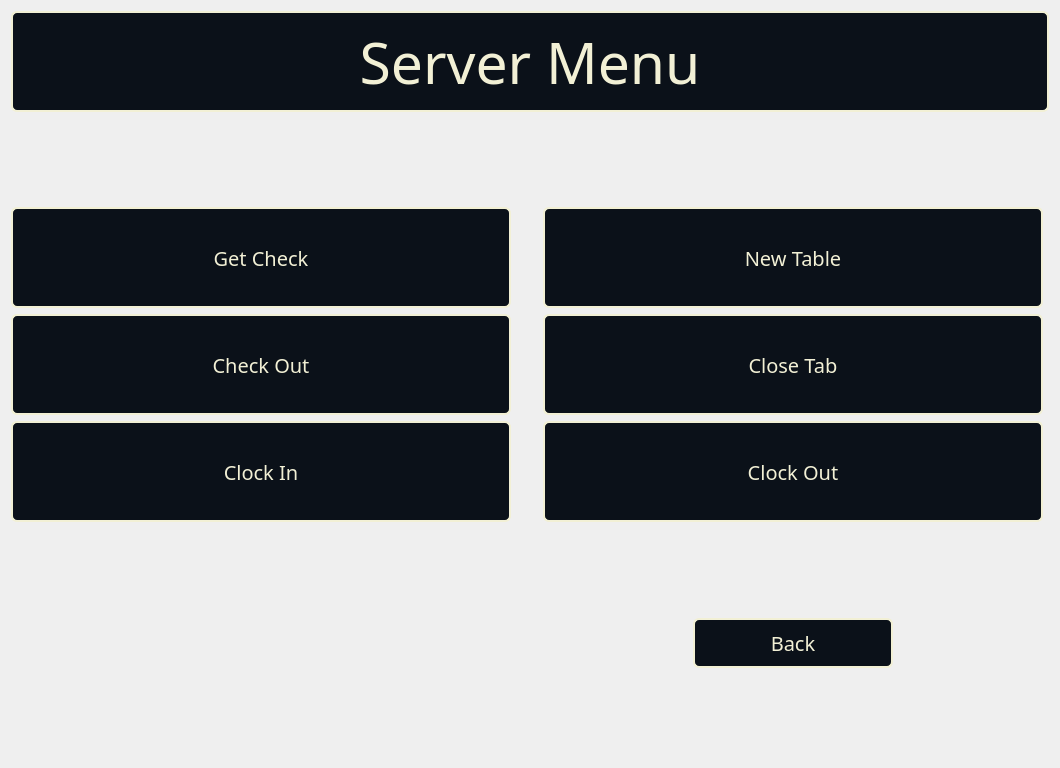
<?xml version="1.0" encoding="UTF-8"?>
<ui version="4.0">
 <class>staffStage</class>
 <widget class="QDialog" name="staffStage">
  <property name="geometry">
   <rect>
    <x>0</x>
    <y>0</y>
    <width>1043</width>
    <height>768</height>
   </rect>
  </property>
  <property name="windowTitle">
   <string>Dialog</string>
  </property>
  <property name="styleSheet">
   <string notr="true">QDialog#staffStage
{
	border-image: url(:/Images/ServerBackground.png) 0 0 0 0  stretch stretch;
}</string>
  </property>
  <layout class="QGridLayout" name="gridLayout">
   <item row="6" column="0" alignment="Qt::AlignHCenter">
    <widget class="QPushButton" name="clockInButton">
     <property name="minimumSize">
      <size>
       <width>500</width>
       <height>101</height>
      </size>
     </property>
     <property name="font">
      <font>
       <family>Yu Gothic Medium</family>
       <pointsize>15</pointsize>
      </font>
     </property>
     <property name="styleSheet">
      <string notr="true">QPushButton#clockInButton{
color: #F2F0D5;
background-color: rgb(11, 17, 25);

border: 2px solid #F2F0D5;
border-radius: 6px;
}

QPushButton:hover#clockInButton{
color: rgb(255, 255, 255);
background-color:#2a2a2a;
}</string>
     </property>
     <property name="text">
      <string>Clock In</string>
     </property>
    </widget>
   </item>
   <item row="7" column="2">
    <spacer name="verticalSpacer_2">
     <property name="orientation">
      <enum>Qt::Vertical</enum>
     </property>
     <property name="sizeType">
      <enum>QSizePolicy::Expanding</enum>
     </property>
     <property name="sizeHint" stdset="0">
      <size>
       <width>20</width>
       <height>40</height>
      </size>
     </property>
    </spacer>
   </item>
   <item row="8" column="2" alignment="Qt::AlignHCenter">
    <widget class="QPushButton" name="pushButton">
     <property name="minimumSize">
      <size>
       <width>200</width>
       <height>50</height>
      </size>
     </property>
     <property name="font">
      <font>
       <family>Yu Gothic Medium</family>
       <pointsize>15</pointsize>
      </font>
     </property>
     <property name="styleSheet">
      <string notr="true">QPushButton#pushButton{
color: #F2F0D5;
background-color: rgb(11, 17, 25);

border: 2px solid #F2F0D5;
border-radius: 6px;
}

QPushButton:hover#pushButton{
color: rgb(255, 255, 255);
background-color:#2a2a2a;
}</string>
     </property>
     <property name="text">
      <string>Back</string>
     </property>
    </widget>
   </item>
   <item row="0" column="0" colspan="4">
    <widget class="QLabel" name="label">
     <property name="minimumSize">
      <size>
       <width>500</width>
       <height>101</height>
      </size>
     </property>
     <property name="font">
      <font>
       <family>Yu Gothic Light</family>
       <pointsize>43</pointsize>
      </font>
     </property>
     <property name="styleSheet">
      <string notr="true">QLabel#label{
color: #F2F0D5;
background-color: rgb(11, 17, 25);

border: 2px solid #F2F0D5;
border-radius: 6px;
}</string>
     </property>
     <property name="text">
      <string>Server Menu</string>
     </property>
     <property name="alignment">
      <set>Qt::AlignCenter</set>
     </property>
    </widget>
   </item>
   <item row="3" column="2" alignment="Qt::AlignHCenter">
    <widget class="QPushButton" name="newTableButton">
     <property name="minimumSize">
      <size>
       <width>500</width>
       <height>101</height>
      </size>
     </property>
     <property name="font">
      <font>
       <family>Yu Gothic Medium</family>
       <pointsize>15</pointsize>
      </font>
     </property>
     <property name="styleSheet">
      <string notr="true">QPushButton#newTableButton{
color: #F2F0D5;
background-color: rgb(11, 17, 25);

border: 2px solid #F2F0D5;
border-radius: 6px;
}

QPushButton:hover#newTableButton{
color: rgb(255, 255, 255);
background-color:#2a2a2a;
}</string>
     </property>
     <property name="text">
      <string>New Table</string>
     </property>
    </widget>
   </item>
   <item row="5" column="0" alignment="Qt::AlignHCenter">
    <widget class="QPushButton" name="checkOutButton">
     <property name="minimumSize">
      <size>
       <width>500</width>
       <height>101</height>
      </size>
     </property>
     <property name="font">
      <font>
       <family>Yu Gothic Medium</family>
       <pointsize>15</pointsize>
      </font>
     </property>
     <property name="styleSheet">
      <string notr="true">QPushButton#checkOutButton{
color: #F2F0D5;
background-color: rgb(11, 17, 25);

border: 2px solid #F2F0D5;
border-radius: 6px;
}

QPushButton:hover#checkOutButton{
color: rgb(255, 255, 255);
background-color:#2a2a2a;
}</string>
     </property>
     <property name="text">
      <string>Check Out</string>
     </property>
    </widget>
   </item>
   <item row="9" column="2">
    <spacer name="verticalSpacer">
     <property name="orientation">
      <enum>Qt::Vertical</enum>
     </property>
     <property name="sizeType">
      <enum>QSizePolicy::Expanding</enum>
     </property>
     <property name="sizeHint" stdset="0">
      <size>
       <width>20</width>
       <height>40</height>
      </size>
     </property>
    </spacer>
   </item>
   <item row="6" column="2" alignment="Qt::AlignHCenter">
    <widget class="QPushButton" name="clockOutButton">
     <property name="minimumSize">
      <size>
       <width>500</width>
       <height>101</height>
      </size>
     </property>
     <property name="font">
      <font>
       <family>Yu Gothic Medium</family>
       <pointsize>15</pointsize>
      </font>
     </property>
     <property name="styleSheet">
      <string notr="true">QPushButton#clockOutButton{
color: #F2F0D5;
background-color: rgb(11, 17, 25);

border: 2px solid #F2F0D5;
border-radius: 6px;
}

QPushButton:hover#clockOutButton{
color: rgb(255, 255, 255);
background-color:#2a2a2a;
}</string>
     </property>
     <property name="text">
      <string>Clock Out</string>
     </property>
    </widget>
   </item>
   <item row="3" column="0" alignment="Qt::AlignHCenter">
    <widget class="QPushButton" name="getCheckButton">
     <property name="minimumSize">
      <size>
       <width>500</width>
       <height>101</height>
      </size>
     </property>
     <property name="font">
      <font>
       <family>Yu Gothic Medium</family>
       <pointsize>15</pointsize>
      </font>
     </property>
     <property name="styleSheet">
      <string notr="true">QPushButton#getCheckButton{
color: #F2F0D5;
background-color: rgb(11, 17, 25);

border: 2px solid #F2F0D5;
border-radius: 6px;
}

QPushButton:hover#getCheckButton{
color: rgb(255, 255, 255);
background-color:#2a2a2a;
}</string>
     </property>
     <property name="text">
      <string>Get Check</string>
     </property>
    </widget>
   </item>
   <item row="5" column="2">
    <widget class="QPushButton" name="closeTabButton">
     <property name="minimumSize">
      <size>
       <width>500</width>
       <height>101</height>
      </size>
     </property>
     <property name="font">
      <font>
       <family>Yu Gothic Medium</family>
       <pointsize>15</pointsize>
      </font>
     </property>
     <property name="styleSheet">
      <string notr="true">QPushButton#closeTabButton{
color: #F2F0D5;
background-color: rgb(11, 17, 25);

border: 2px solid #F2F0D5;
border-radius: 6px;
}

QPushButton:hover#closeTabButton{
color: rgb(255, 255, 255);
background-color:#2a2a2a;
}</string>
     </property>
     <property name="text">
      <string>Close Tab</string>
     </property>
    </widget>
   </item>
   <item row="1" column="1">
    <spacer name="verticalSpacer_3">
     <property name="orientation">
      <enum>Qt::Vertical</enum>
     </property>
     <property name="sizeType">
      <enum>QSizePolicy::Expanding</enum>
     </property>
     <property name="sizeHint" stdset="0">
      <size>
       <width>20</width>
       <height>50</height>
      </size>
     </property>
    </spacer>
   </item>
  </layout>
 </widget>
 <tabstops>
  <tabstop>getCheckButton</tabstop>
  <tabstop>newTableButton</tabstop>
  <tabstop>checkOutButton</tabstop>
  <tabstop>closeTabButton</tabstop>
  <tabstop>clockInButton</tabstop>
  <tabstop>clockOutButton</tabstop>
  <tabstop>pushButton</tabstop>
 </tabstops>
 <resources/>
 <connections/>
</ui>
